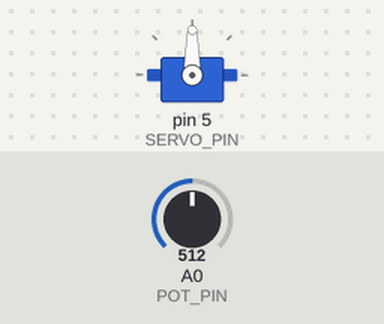
Bench run of a sketch on a simulated Arduino Uno, built with avr-gcc and run on an emulated ATmega328P. On the bench: servo. The inputs (shaded band) are chosen by the test bench; at power-on: A0 (POT_PIN) = 512.

Above: at 1.2 s.
1.3 s: A0 (POT_PIN) set to 716
At 2.1 s:
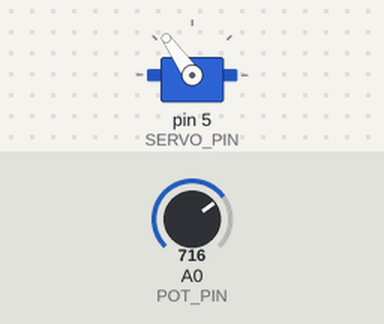
2.8 s: A0 (POT_PIN) set to 900
At 3.1 s:
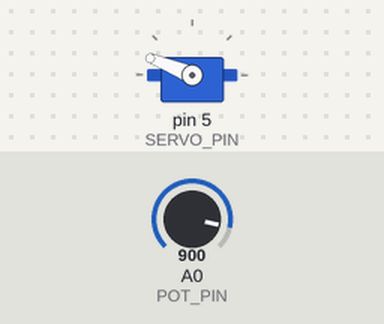
4.3 s: A0 (POT_PIN) set to 1023
At 5.5 s:
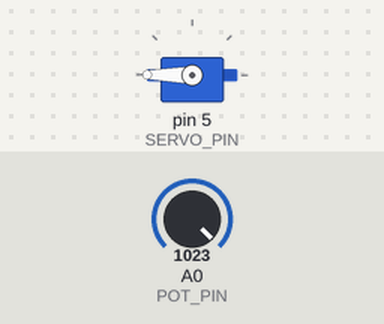
5.8 s: A0 (POT_PIN) set to 306
At 6.8 s:
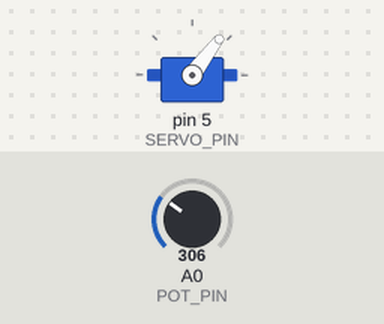
7.3 s: A0 (POT_PIN) set to 122
At 7.7 s:
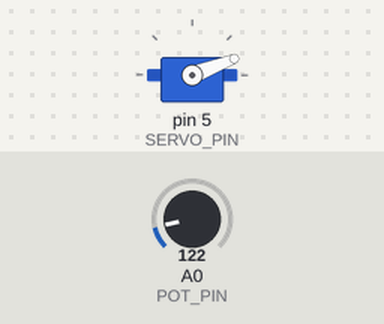
Timing chart, 0 to 9.8 s (numbered marks = the images above; inputs shaded):
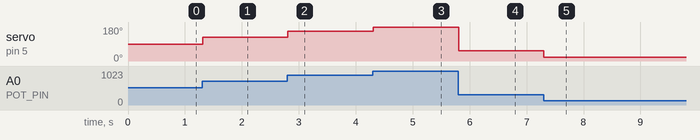

Measured:
- after the input at 1.3 s, servo on pin 5 (SERVO_PIN): 90° → 125° at once
- after the input at 2.8 s, servo on pin 5 (SERVO_PIN): 125° → 158° at once
- after the input at 4.3 s, servo on pin 5 (SERVO_PIN): 158° → 180° at once
- after the input at 5.8 s, servo on pin 5 (SERVO_PIN): 180° → 53° at once
- after the input at 7.3 s, servo on pin 5 (SERVO_PIN): 53° → 21° at once

The sketch:

Knob_Servo.ino
```cpp
#include <Servo.h>

#define POT_PIN A0  // analog pin used to connect the potentiometer
#define SERVO_PIN 5

Servo myservo;  // create servo object to control a servo

int val; // variable to read the value from the analog pin

void setup() {
  myservo.attach(SERVO_PIN); // attaches the servo on pin 9 to the servo object
}

void loop() {
  val = analogRead(POT_PIN);           // reads the value of the potentiometer (value between 0 and 1023)
  val = map(val, 0, 1023, 0, 180);     // scale it for use with the servo (value between 0 and 180)
  myservo.write(val);                  // sets the servo position according to the scaled value
  delay(10);                           // waits for the servo to get there
}
```
